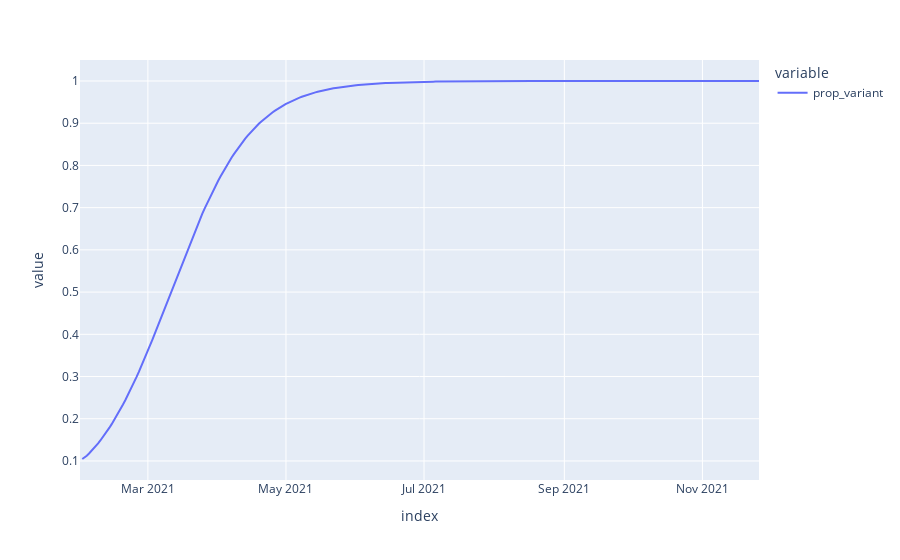

Notebook source saved alongside this figure:
### Markdown cell above
### Visualise the proportion of new variant among incident cases

### Code cell
strain_strat_model.get_derived_outputs_df()["prop_variant"].plot()

### Figure 1 — Plotly figure (JSON) as saved in the notebook; plotly's stock layout.template omitted (floating-point values rounded to 4 significant figures; data arrays with more than 128 entries replaced by an {"elided": "..."} marker saying what was removed)
{"data": [{"hovertemplate": "variable=prop_variant<br>index=%{x}<br>value=%{y}<extra></extra>", "legendgroup": "prop_variant", "line": {"color": "#636efa", "dash": "solid"}, "marker": {"symbol": "circle"}, "mode": "lines", "name": "prop_variant", "orientation": "v", "showlegend": true, "type": "scatter", "x": {"elided": "301 str values"}, "xaxis": "x", "y": {"elided": "301 float values"}, "yaxis": "y"}], "layout": {"legend": {"title": {"text": "variable"}, "tracegroupgap": 0}, "margin": {"t": 60}, "xaxis": {"anchor": "y", "domain": [0, 1], "title": {"text": "index"}}, "yaxis": {"anchor": "x", "domain": [0, 1], "title": {"text": "value"}}}}
